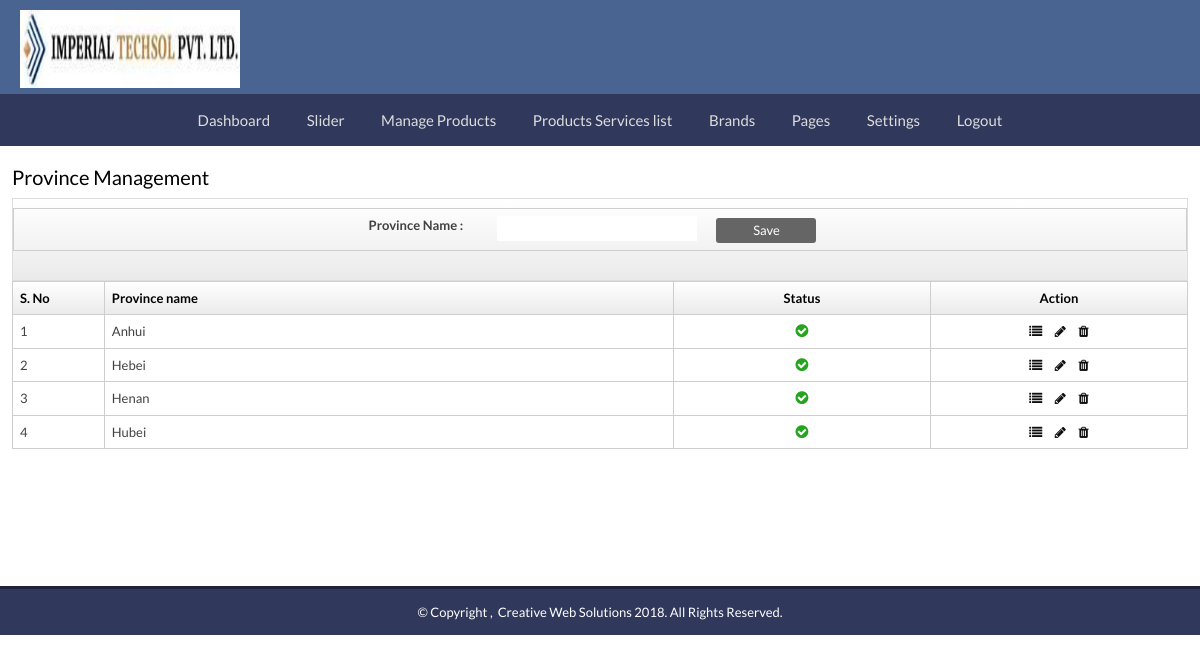
The page /siteadmin/province-mgmt.php (signed in) on the database its author committed.
### tables this page shows
CREATE TABLE `tbl_province` (
  `fld_id` int(11) NOT NULL,
  `fld_province` varchar(255) NOT NULL,
  `fld_status` int(11) NOT NULL DEFAULT '1'
);

### siteadmin/province-mgmt.php (the view, shortened to what this page needs)
<?php
	include("../config/config.inc.php");
$Pagename = "Province Management";
$pageid = $_REQUEST['pageid'];
if($pageid=="" || $pageid==0)
{
	$pageid = 1;
}
$keysearch = " WHERE (fld_province!='')";
if($pagePerShow=="")
{
	$pagePerShow=50;
}
$RecsToShow = $pagePerShow;
$startPage = ($pageid-1)*$RecsToShow;
$sqlMgmt = "SELECT * FROM tbl_province $keysearch ORDER BY fld_province ASC,fld_province ASC LIMIT $startPage, $RecsToShow";
$rsMgmt = $dbquery->query($sqlMgmt) or die('Error: ' . $dbquery->error);
$numMgmt = $rsMgmt->num_rows;
?>
<?php include("common/admheader.php"); ?>
 <?php
 if($_REQUEST['flag']="updatetrue")
 {
  $query = $dbquery->query("select * from tbl_province where fld_id='".$_REQUEST['id']."'");
  $record = $query->fetch_object();
  $provincename = $record->fld_province;
 }
 ?>
	<section class="middlepart">
		<div class="right-panel">
			<aside class="rightsection">
			<h2><?php echo $Pagename; ?> </h2>
				<ul class="topbar mbottom1">
				<form name="frmgeneralinfo" method="post" action="" enctype="multipart/form-data" >
					<table class="table table-bordered table-hover">
				 <tbody><tr>
                   <td>
				   <div style="width:40%; margin:0 auto;">
				   <label style="float:left;">Province Name :</label>
				   <p style="margin-bottom:-20px; color:#f00;">
				   <input type="text" name="province" id="province" value="<?php echo $provincename;?>" required style="width:200px; margin-right: 100px;
    height: 25px;">
				   <br/> &nbsp; <?php if($_GET['flag']=="updatetrue"){ ?><input type="submit" name="updatebtn" value="Update" class="mybtn"> <?php }else{?><input type="submit" name="submit" value="Save" class="mybtn"><?php }?>
				</p>
					 </div>
							 </td></tr>
						</tbody></table>
						</form>
					</ul>
					<div class="tablebox table-responsive">
						<table class="table table-bordered table-hover">
							<thead>
								<tr class="th-heading">
									<th width="5%">S. No</th>
									<th width="31%">Province name</th>
									<th width="14%" class="text-center">Status</th>
									<th width="14%" class="text-center">Action</th>
								</tr>
							</thead>
							<tbody>
							<?php
							$sr = 1;
							if($numMgmt > 0)
							{
								while($rowMgmt = $rsMgmt->fetch_object())
								{
									$id = $rowMgmt->fld_id;
 									$province = $rowMgmt->fld_province;
 									$status = $rowMgmt->fld_status;
									if($status=='1')
									{
										$sts='0';
										$showsts = '<a href="province-del.php?id='.$id.'&pageid='.$pageid.'&status='.$sts.'&task=chk" title="active" class="activeicon"><i class="fa fa-check-circle green"></i></a>';
									}
									else
									{
										$sts='1';
										$showsts = '<a href="province-del.php?id='.$id.'&pageid='.$pageid.'&status='.$sts.'&task=chk" title="inactive" class="inactive"><i class="fa fa-times-circle red"></i></a>';
									}
									?>
 								<tr>
									<td><?php echo $sr; ?></td>
									<td><?php echo $province; ?></td>
									<td class="text-center"><?php echo $showsts; ?></td>
									<td class="text-center">
								<a class="edit-table" data-toggle="tooltip" data-original-title="City" title="City" href="city-mgmt.php?provinceid=<?php echo $id; ?>&pageid=<?php echo $pageid; ?>"><i class="fa fa-list"></i></a>
							<a class="edit-table" data-toggle="tooltip" data-original-title="Edit" title="edit" href="province-mgmt.php?id=<?php echo $id; ?>&pageid=<?php echo $pageid; ?>&flag=updatetrue"><i class="fa fa-pencil"></i></a>
										<a href="province-del.php?id=<?php echo $id; ?>&pageid=<?php echo $pageid; ?>&task=del" onclick="return confirmDelete();" class="edit-table" title="delete"> <span id="<?=$sr?>"  data-toggle="tooltip" data-placement="left" title="Delete"><i class="fa fa-trash"></i></span></a>
									</td>
								</tr>
								<?php
								$sr++;
									}
								}
								else
								{
								?>
									<tr><td colspan="8" class="notfound" align="center">Sorry, Record Not Found!</td></tr>
								<?php
								}
								?>
							</tbody>
						</table>
					</div>
				</aside>
			</div>
		</section>
<?php include("common/admfooter.php"); ?>

### siteadmin/css/style.css (style rules this page uses)
html, body, div, span, object, iframe, h1, h2, h3, h4, h5, h6, p, blockquote, pre, abbr, address, cite, code, del, dfn, em, img, ins, kbd, q, samp, small, strong, sub, sup, var, b, i, dl, dt, dd, ol, ul, li, fieldset, form, label, legend, table, caption, tbody, tfoot, thead, tr, th, td, article, aside, canvas, details, figcaption, figure, footer, header, hgroup, menu, nav, section, summary, time, mark, audio, video { margin: 0; padding: 0; border: 0; outline: 0; font-size: 100%; }
* { margin:0px; padding:0px; }
article, aside, details, figcaption, figure, footer, header, hgroup, menu, nav, section { display: block; }
a { margin: 0; padding: 0; font-size: 100%; vertical-align: baseline; background: transparent; }
table { border-collapse: collapse; border-spacing: 0; }
input, select { vertical-align: middle; }
body { margin:0px; padding:0px; font-family: 'Lato', sans-serif; letter-spacing:0.5px; }
a, a:active, a:focus { outline: none !important; }
.middlepart { width:98%; margin:20px auto; padding:0px; min-height:400px; }
.middlepart .rightsection { width:100%; float:left; margin:0px; padding:0px; }
.middlepart .rightsection h2 { margin:0px; padding:0px 0 10px 0; color:#000; font-size:20px; }
.mbottom1 { margin-bottom:0 !important; }
ul.topbar { width:99.95%; margin:0px auto; padding:0px; float:none; background: #ffffff; background: -moz-linear-gradient(top, #ffffff 1%, #eaeaea 100%); background: -webkit-gradient(linear, left top, left bottom, color-stop(1%,#ffffff), color-stop(100%,#eaeaea)); background: -webkit-linear-gradient(top, #ffffff 1%,#eaeaea 100%); background: -o-linear-gradient(top, #ffffff 1%,#eaeaea 100%); background: -ms-linear-gradient(top, #ffffff 1%,#eaeaea 100%); background: linear-gradient(top, #ffffff 1%,#eaeaea 100%); filter: progid:DXImageTransform.Microsoft.gradient( startColorstr='#ffffff', endColorstr='#eaeaea',GradientType=0 ); border:#dddddd 1px solid; height:auto; list-style:none; text-align:center; padding-right:0%; padding-bottom:0.75%; padding-top:0.75%; clear:both; margin-bottom:10px; }
.th-heading { background: #ffffff; background: -moz-linear-gradient(top, #ffffff 1%, #eaeaea 100%); background: -webkit-gradient(linear, left top, left bottom, color-stop(1%,#ffffff), color-stop(100%,#eaeaea)); background: -webkit-linear-gradient(top, #ffffff 1%,#eaeaea 100%); background: -o-linear-gradient(top, #ffffff 1%,#eaeaea 100%); background: -ms-linear-gradient(top, #ffffff 1%,#eaeaea 100%); background: linear-gradient(top, #ffffff 1%,#eaeaea 100%); filter: progid:DXImageTransform.Microsoft.gradient( startColorstr='#ffffff', endColorstr='#eaeaea',GradientType=0 ); }
.tablebox { width:100%; margin:0px; padding:0px; float:left; }
a.edit-table { color:#0e0e0e !important; padding:0 5px 0 5px; }
.green { color: #25a41f; font-size:15px !important; }

### siteadmin/css/responsivenav.css (style rules this page uses)
*, *:before, *:after { box-sizing: border-box; -webkit-box-sizing: border-box; -moz-box-sizing: border-box; }

### siteadmin/css/layout.css (style rules this page uses)
* { border: 0 none; outline: 0; padding: 0; margin: 0; }
.right-panel { background: #FFFFFF; border-left: none !important; margin: 0 0 0 0px !important; }

### siteadmin/province-mgmt.php (style rules this page uses)
.mybtn { background-color: #656565; margin-top: -23px; cursor: pointer; margin-right: 15px; float: left; font-size: 13px; text-align: center; border-radius: 3px; color: #FFF; text-decoration: none; float: right; height: 25px; width: 100px; }

### rows shown on the page
tbl_province: fld_province "Anhui"
tbl_province: fld_province "Hebei"
tbl_province: fld_province "Henan"
tbl_province: fld_province "Hubei"

### other values the page prints
$Pagename "Province Management"
POWERED_BY_WEBSITE "Creative Web Solutions"
